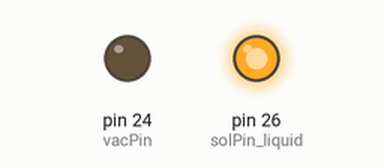
Bench run of a sketch on a simulated Arduino Mega 2560, built with avr-gcc and run on an emulated ATmega2560. Parts: output pins drawn as LEDs (lit = HIGH).

Above: at 0.1 s.
At 1.7 s:
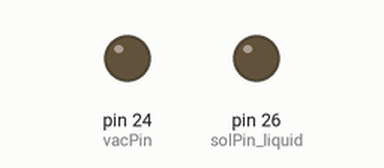
At 3.4 s:
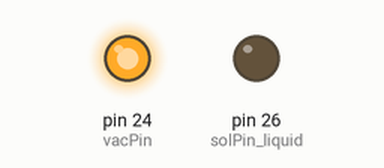
Timing chart, 0 to 6.1 s (numbered marks = the images above):
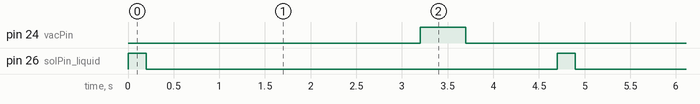

The sketch:

bruker_cleanup.ino
```cpp
/*

  Cleanup script for liquid solenoids.

  Opens liquid solenoid for 10 seconds, then closes for 500ms.

  To make sure the solenoids are cleaned through, clean the sucrose
  and lines and solenoid by first emptying the line of sucrose,
  then clean with ethanol, and finally rinse with water.

  Collect the waste in a 50mL conical tube from the spout.

*/

const int solPin_liquid = 26;
const int vacPin = 24;

void setup() {
  // Initialize liquid solenoid pin for cleaning
  pinMode(solPin_liquid, OUTPUT);
  pinMode(vacPin, OUTPUT);
}

// the loop function runs over and over again forever
void loop() {
  //Open solenoid for 10 seconds or 150msec if making sure needle is ready
  digitalWrite(solPin_liquid, HIGH);
  delay(200);
  digitalWrite(solPin_liquid, LOW);
  delay(3000);
  digitalWrite(vacPin, HIGH);
  delay(500);
  digitalWrite(vacPin, LOW);
  delay(1000);

}
```

Measured:
- by itself, pin 24 (vacPin): alternates HIGH for 0.50 s and LOW for 4.2 s
- by itself, pin 26 (solPin_liquid): alternates HIGH for 0.20 s and LOW for 4.5 s
- by itself, everything shown: repeats every 4.7 s, in 4 steps
